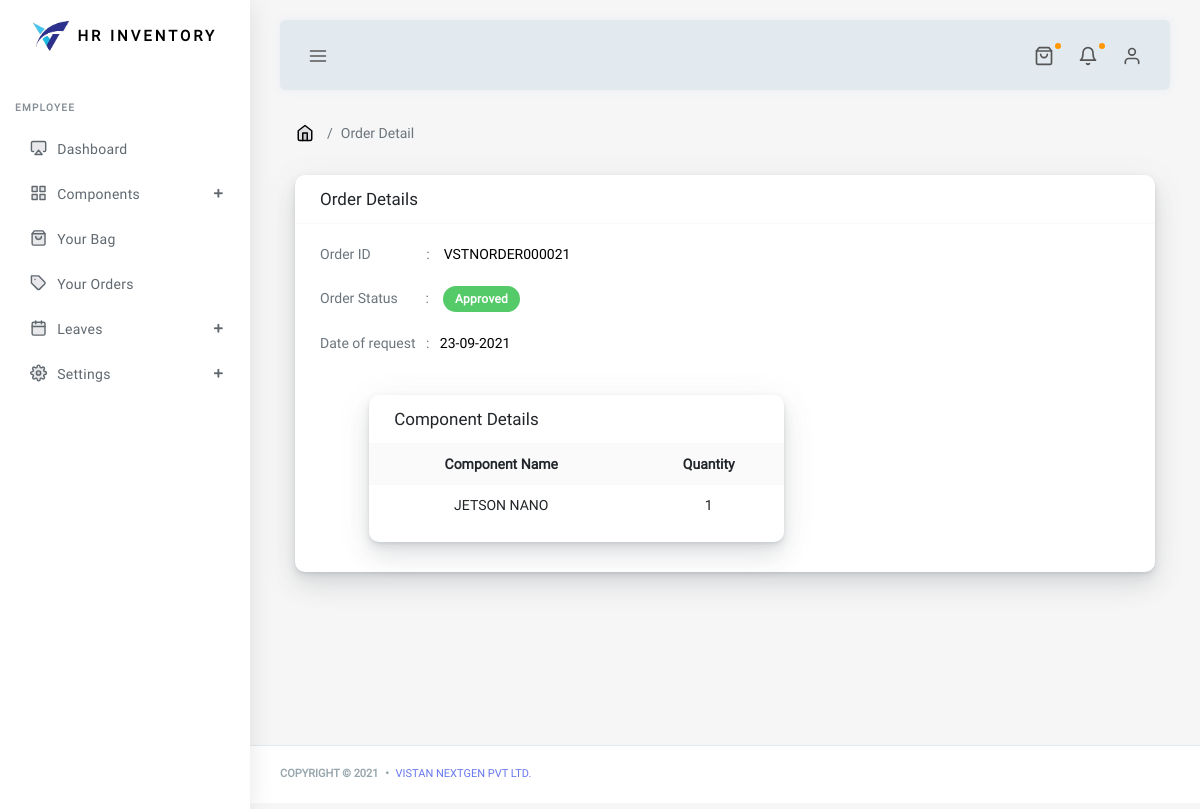
The page /order/order-detail/32 (signed in) on the database as committed earlier.
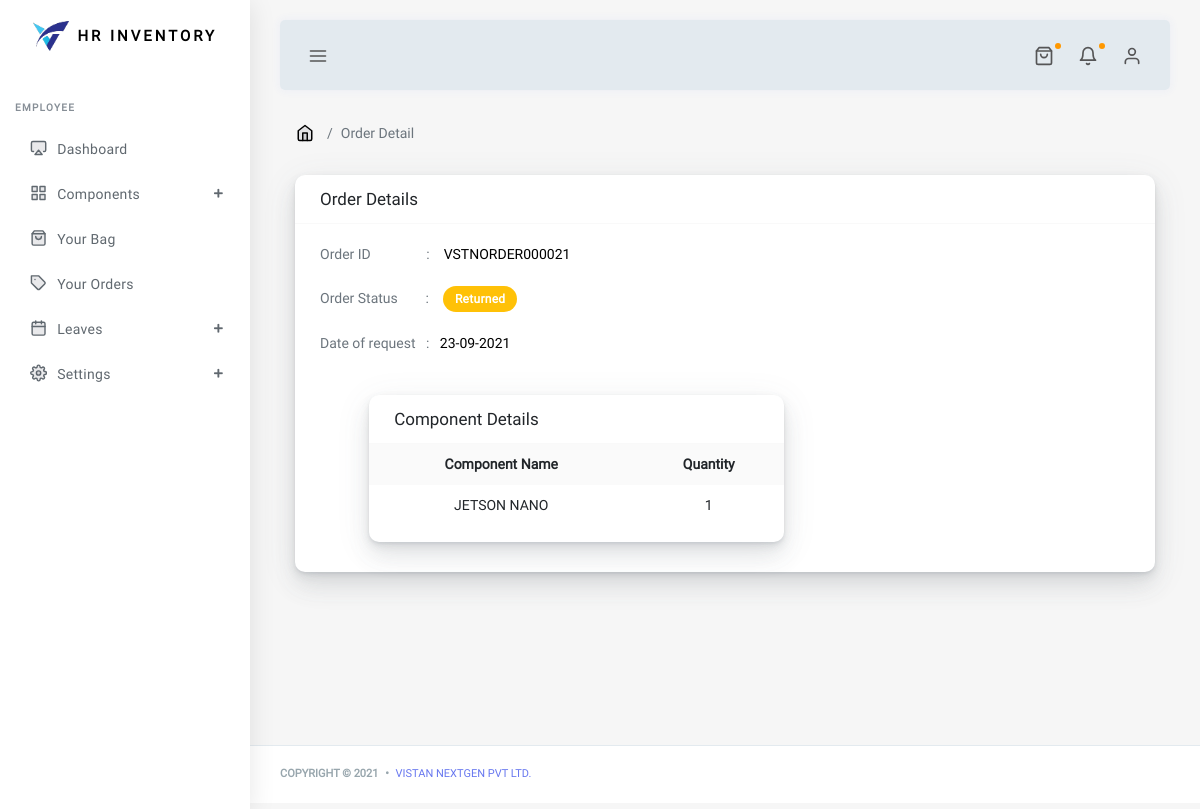
The same page on the database as committed later.
### order/models.py (models this page shows)
class Order(models.Model):
    def auto_order_id():
        no = Order.objects.count()
        str1 = 'VSTNORDER'
        list2 = ['0','0','0','0','0', '0']
        item = no+1
        str_item = str(item)
        list_item = list(str_item)
        leng = len(list_item)
        con = 6-leng
        list2[con:] = list_item
        result = ''.join(map(str, list2))
        final = str1+result
        return final
    order_id = models.CharField(max_length = 25, unique = True, default=auto_order_id, editable = False)
    created_at = models.DateTimeField(auto_now_add = True)
    username = models.CharField(max_length =25, editable=False)
    email = models.CharField(max_length =100, editable=False)
    order_choices = (
        ('requested', 'requested'),
        ('approve', 'approve'),
        ('decline', 'decline'),
        ('deploy', 'deploy'),
        ('return', 'return'),
    )
    status = models.CharField(max_length = 50, choices = order_choices, default='requested')
    class Meta:
        verbose_name = 'Order'
        verbose_name_plural = 'Orders'
        ordering = ('-created_at',)
    def __str__(self):
        return str(self.order_id)

### order/views.py (the view)
# urls.py: path('order-detail/<str:id>', views.order_detail, name = 'order-detail'),
@user_passes_test(is_employee)
def order_detail(request, id):
    order = Order.objects.get(id = id)
    print(order)
    oi = OrderItem.objects.filter(order_id = order)
    print(oi)
    return render(request, 'order/order_detail.html', {'oi':oi, 'order':order})

### order/models.py (called while the page is built)
    def __str__(self):
        return self.component

### order/views.py (called while the page is built)
def is_employee(user):
    return user.groups.filter(name='employee').exists()

### order/templates/order/order_detail.html (shortened to what this page needs)
{% extends 'base.html' %}
{% block content %}
      <div class="main-content">
        <section class="section">
          <ul class="breadcrumb breadcrumb-style ">
            <li class="breadcrumb-item">
              <a href="index-2.html">
                <i data-feather="home"></i></a>
            </li>
            <li class="breadcrumb-item active">Order Detail</li>
          </ul>
          <div class="container">
            <div class="card">
              <div class="card-header">
                       <h4>Order Details</h4>
              </div>
              <div class="card-body">
                {% if order %}
                    Order ID &nbsp;&nbsp;&nbsp;&nbsp;&nbsp;&nbsp;&nbsp;&nbsp;&nbsp;&nbsp;&nbsp;&nbsp;&nbsp;&nbsp;     :  &nbsp;&nbsp; <span style="color: black;">{{order}}</span><br><br>
                    Order Status&nbsp;&nbsp;&nbsp;&nbsp;&nbsp;&nbsp;&nbsp;  : &nbsp;&nbsp;
                    {% ifequal 'approve' order.status %}<div class="badge badge-success">{{order.status|title}}d</div>{% endifequal %}
                    {% ifequal 'return' order.status %}<div class="badge badge-warning">{{order.status|title}}ed</div>{% endifequal %}
                    <br><br>
                    Date of request&nbsp;&nbsp;  :&nbsp;&nbsp;  <span style="color: black;">{{order.created_at|date:"d-m-Y"}}</span>
                {% endif %} <br><br>
              </div>
              <div class="row">
                <div class="col-1">
                </div>
                <div class="col-9 col-md-6 col-lg-6 col-sm-12">
                  <div class="card">
                    <div class="card-header">
                      <h4>Component Details</h4>
                    </div>
                    <div class="card-body p-0">
                      <div class="table-responsive">
                        <table class="table table-striped table-md">
                          <tr>
                            <th class="text-center">Component Name</th>
                            <th class="text-center">Quantity</th>
                          </tr>
                          {% for i in oi %}
                          <tr>
                            <td class="text-center">{{i.component}}</td>
                            <td class="text-center">{{i.quantity}}</td>
                          </tr>
                          {% endfor %}
                        </table>
                      </div>
                    </div>
              </div>
            </div>
                <div class="col-2">
                </div>
              </div>
        </section>
    </div>
{% endblock %}

Rows that differ between the two databases and show on the page:
changed Order "VSTNORDER000021": status "Approve" → "Return"
Other text that changed with them:
text no longer shown: "d"
text now shown: "ed"
